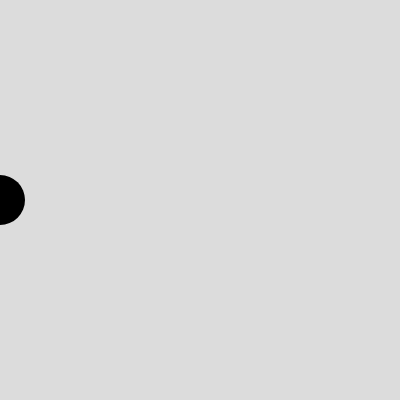
Frame 1 (no input)
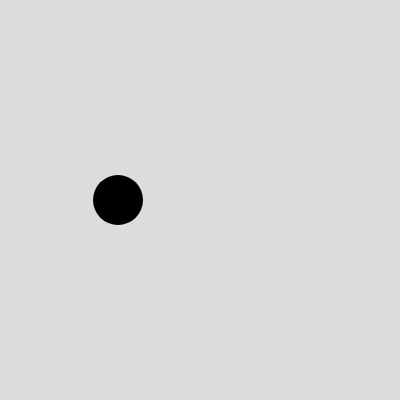
Frame 60 (no input)
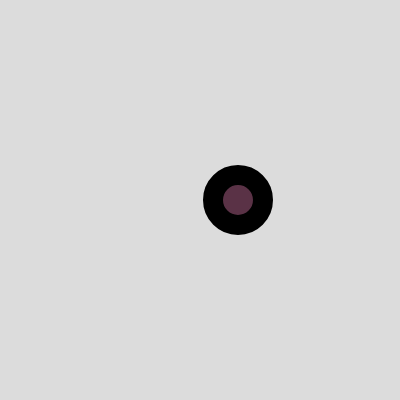
Frame 120 (the mouse pressed at the canvas centre since frame 60)

The p5.js sketch that drew these frames (run headless with seeded random() and noise() and a simulated clock; from frame 60 on, the mouse is pressed at the canvas centre):

// p5.js sketch
// ── sketch.js
// DM2008 — Activity 2a [Guided]
// Mode Switch (20 min)
//
// Keys 1, 2, 3 switch between modes — each one changes the background color.
// Try extending each mode to also change the fill, size, or speed of the ellipse.
// Keep it simple: one clear change per mode that's easy to see on screen.
//
// Stretch: add a 4th mode, or make the ellipse change shape between modes.

let x = 0;       // ellipse x-position
let size = 50;   // ellipse size
let bgColor;     // background color, changed by key presses

function setup() {
  createCanvas(400, 400);
  bgColor = color(220);
}

function draw() {
  background(bgColor);

  // --- Your if/else goes here ---
  // Try swapping this out for your own rule.
  if (mouseIsPressed) {
    fill(255, 0, 0); // red on click
  } else {
    fill(0);
  }
    if (mouseIsPressed) {
    strokeWeight(20); // red on click
   fill(90,50, 70)
  } else {
    strokeWeight(0);
  }
  
  

  // Draw the ellipse at its current position
  ellipse(x, height / 2, size);

  // Move the ellipse
  x += 2;

  // Wrap around when it exits the right edge
  if (x > width + size / 2) {
    x = 0;
  }
}

// Keys 1, 2, 3 change the background color — this is your mode switch
function keyPressed() {
  switch (key) {
    case "1":
      bgColor = color(200, 100, 100);
       ellipse(x=0,width/2,size)
      break; // red
     
    case "2":
      bgColor = color(100, 200, 100);
     ellipse(x=0,width/2,size)
      break; // green
    case "3":
      bgColor = color(100, 100, 200);
      ellipse(x=0,width/2,size)
      break; // blue
    default:
      bgColor = color(220); // grey
        case "4":
      bgColor = color(226, 232, 58);
      ellipse(x=0,width/2,size)
      break; 

      
  }
}
